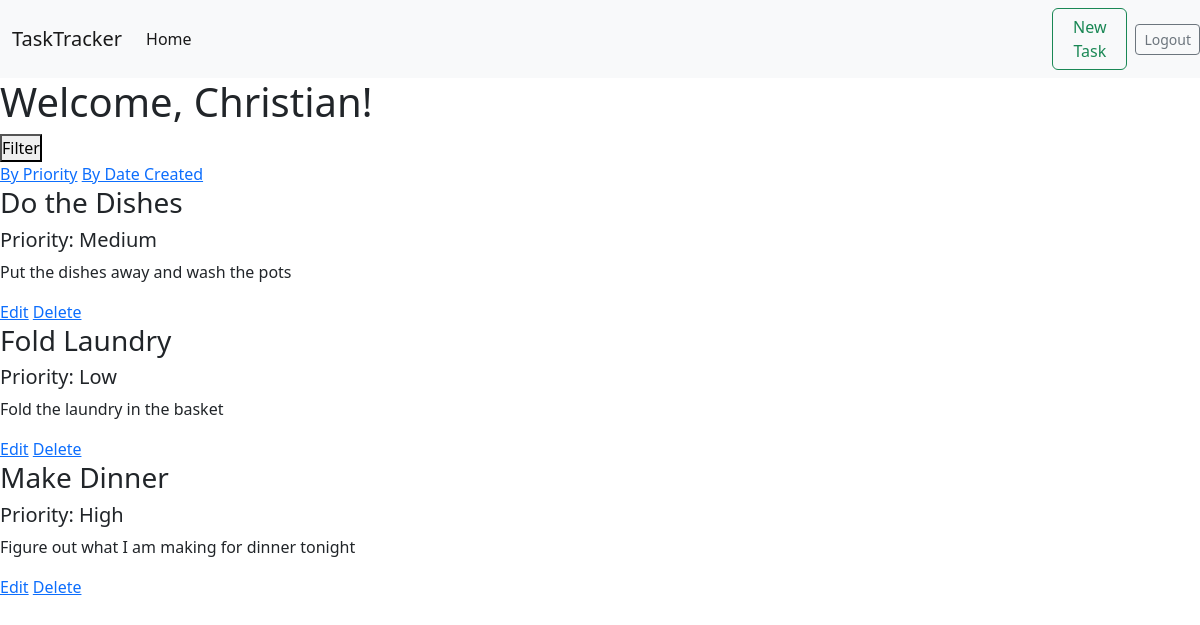
The app's page /homepage (signed in) with its own data.
### Tasks/models.py (models this page shows)
class User(models.Model):
    first_name = models.CharField(max_length=45)
    email = models.CharField(max_length=255)
    password = models.CharField(max_length=255)
    created_at = models.DateTimeField(auto_now_add=True)
    updated_at = models.DateTimeField(auto_now=True)
    objects = UserManager()

class Task(models.Model):
    title = models.CharField(max_length = 60)
    description = models.TextField()
    priority = models.IntegerField()
    user = models.ForeignKey(User, related_name = 'tasks', on_delete = models.CASCADE)
    created_at = models.DateTimeField(auto_now_add = True)
    updated_at = models.DateTimeField(auto_now = True)

### Tasks/views.py (the view)
# urls.py: path('homepage', views.homepage, name = 'homepage'),
def homepage(request):
    this_user = User.objects.get(id = request.session['user_id'])
    context = {
        'first_name':  this_user.first_name,
        'tasks': this_user.tasks.all(),
    }
    return render(request, 'homepage.html', context)

### Tasks/templates/homepage.html (shortened to what this page needs)
<!DOCTYPE html>
<html lang="en">
<head>
    <link href="https://cdn.jsdelivr.net/npm/bootstrap@5.2.2/dist/css/bootstrap.min.css" rel="stylesheet">
    {% include 'navbar.html' %}
</head>
<body>
    <div class="main-content">
        <div class="main-header">
            <div class="welcome">
                <h1>Welcome, {{first_name}}!</h1>
            </div>
            <div class="filter">
                <button onclick="myFunction()" class="dropbtn">Filter</button>
                <div id="myDropdown" class="dropdown-content">
                    <a href="{% url 'filtered_tasks' %}">By Priority</a>
                    <a href="{% url 'homepage' %}">By Date Created</a>
                </div>
            </div>
        </div>
        <div class="tasks">
            {% for task in tasks %}
                <div class="task">
                    <h3>{{task.title}}</h3>
                    {% if task.priority == 1 %}
                        <h5>Priority: High</h5>
                    {% elif task.priority == 2 %}
                        <h5>Priority: Medium</h5>
                    {% else %}
                        <h5>Priority: Low</h5>
                    {% endif %}
                    <p>{{task.description}}</p>
                    <div class="task_buttons">
                        <a href="/tasks/edit/{{task.id}}">Edit</a>
                        <a href="/tasks/delete/{{task.id}}">Delete</a>
                    </div>
                </div>
            {% endfor %}
        </div>
    </div>
</body>
</html>

### Tasks/templates/navbar.html (shortened to what this page needs)
<!DOCTYPE html>
<html lang="en">
<head>
    <link href="https://cdn.jsdelivr.net/npm/bootstrap@5.2.2/dist/css/bootstrap.min.css" rel="stylesheet">
    {% load static %}
    <link rel="stylesheet" href="{% static 'navbar.css' %}">
    <nav class="navbar navbar-expand-lg bg-light">
        <div class="container-fluid">
            <span class="navbar-brand mb-0 h1"><span class = 'diff_color'>Task</span>Tracker</span>
            <div class="collapse navbar-collapse" id="navbarNavAltMarkup">
                <div class="navbar-nav">
                    <a class="nav-link active" aria-current="page" href="{% url 'homepage' %}">Home</a>
                </div>
            </div>
        </div>
        <div class="nav-buttons">
            <form action="{% url 'new_task' %}">
                <button class="btn btn-outline-success me-2" type="submit">New Task</button>
            </form>
            <form action="{% url 'logout' %}">
                <button class="btn btn-sm btn-outline-secondary" type="submit">Logout</button>
            </form>
        </div>
    </nav>
</head>
<body>
</body>
</html>

### Tasks/static/navbar.css (style rules this page uses)
* { margin: 0px; padding: 0px; box-sizing: border-box; }
.nav-buttons { display: flex; align-items: center; }

### records on screen
User: first_name "Christian"
Task: title "Do the Dishes", priority "Priority: Medium", description "Put the dishes away and wash the pots"
Task: title "Fold Laundry", priority "Priority: Low", description "Fold the laundry in the basket"
Task: title "Make Dinner", priority "Priority: High", description "Figure out what I am making for dinner tonight"
